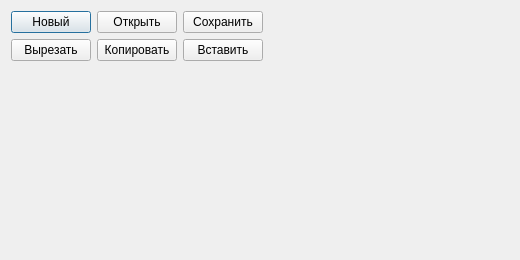
<?xml version="1.0" encoding="UTF-8"?>
<ui version="4.0"><class>Dialog</class><widget class="QDialog" name="Dialog"><property name="geometry"><rect><x>0</x><y>0</y><width>520</width><height>260</height></rect></property><property name="windowTitle"><string>#119 mixed/204_button_panel</string></property><layout class="QVBoxLayout" name="verticalLayout"><property name="leftMargin"><number>11</number></property><property name="topMargin"><number>11</number></property><property name="rightMargin"><number>11</number></property><property name="bottomMargin"><number>11</number></property><property name="spacing"><number>6</number></property><item><layout class="QHBoxLayout" name="row1"><property name="leftMargin"><number>0</number></property><property name="topMargin"><number>0</number></property><property name="rightMargin"><number>0</number></property><property name="bottomMargin"><number>0</number></property><property name="spacing"><number>6</number></property><item><widget class="QPushButton" name="b1"><property name="text"><string>Новый</string></property></widget></item><item><widget class="QPushButton" name="b2"><property name="text"><string>Открыть</string></property></widget></item><item><widget class="QPushButton" name="b3"><property name="text"><string>Сохранить</string></property></widget></item><item><spacer name="horizontalSpacer"><property name="orientation"><enum>Qt::Orientation::Horizontal</enum></property><property name="sizeHint" stdset="0"><size><width>40</width><height>20</height></size></property></spacer></item></layout></item><item><layout class="QHBoxLayout" name="row2"><property name="leftMargin"><number>0</number></property><property name="topMargin"><number>0</number></property><property name="rightMargin"><number>0</number></property><property name="bottomMargin"><number>0</number></property><property name="spacing"><number>6</number></property><item><widget class="QPushButton" name="b4"><property name="text"><string>Вырезать</string></property></widget></item><item><widget class="QPushButton" name="b5"><property name="text"><string>Копировать</string></property></widget></item><item><widget class="QPushButton" name="b6"><property name="text"><string>Вставить</string></property></widget></item><item><spacer name="horizontalSpacer"><property name="orientation"><enum>Qt::Orientation::Horizontal</enum></property><property name="sizeHint" stdset="0"><size><width>40</width><height>20</height></size></property></spacer></item></layout></item><item><spacer name="verticalSpacer"><property name="orientation"><enum>Qt::Orientation::Vertical</enum></property><property name="sizeHint" stdset="0"><size><width>40</width><height>20</height></size></property></spacer></item></layout></widget></ui>
